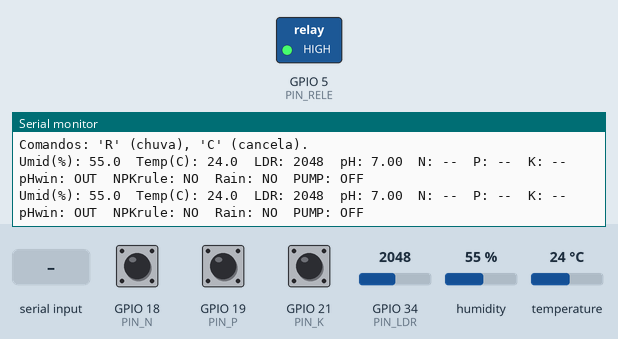
Bench run of a sketch on a simulated ESP32. On the bench: switched loads named in the sketch (green lamp = pin HIGH), the last lines printed to the serial monitor. The inputs (shaded band) are chosen by the test bench; at power-on: GPIO 18 (PIN_N) HIGH, GPIO 19 (PIN_P) HIGH, GPIO 21 (PIN_K) HIGH, GPIO 34 (PIN_LDR) = 2048, humidity 55 %, temperature 24 °C.

Above: at 2.1 s.
2.2 s: GPIO 18 (PIN_N) pulled LOW for 1.55 s
At 3.6 s:
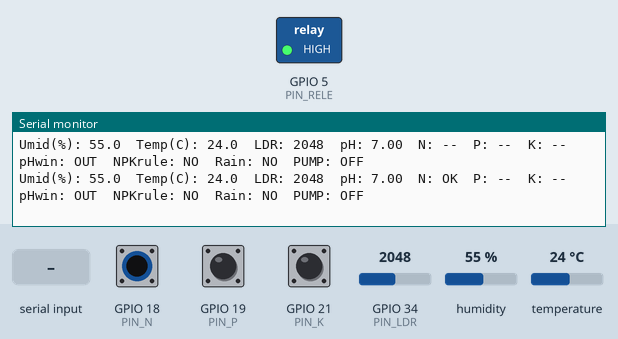
5.2 s: GPIO 19 (PIN_P) pulled LOW for 1.55 s
At 7.0 s:
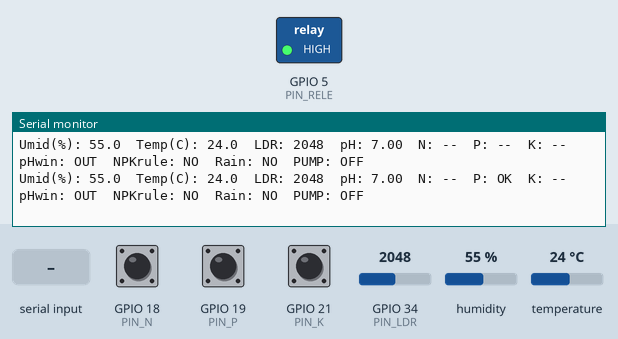
8.2 s: GPIO 21 (PIN_K) pulled LOW for 1.55 s
At 9.6 s:
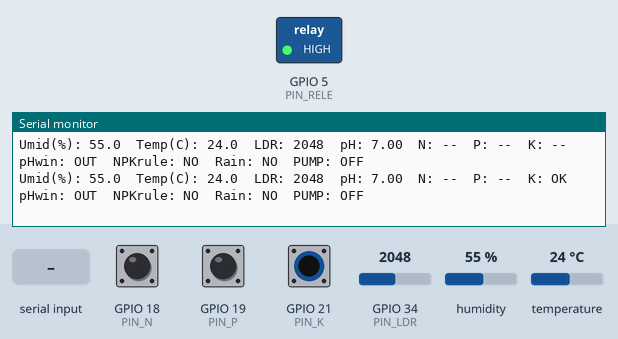
11.2 s: "R" received over Serial
At 12.2 s:
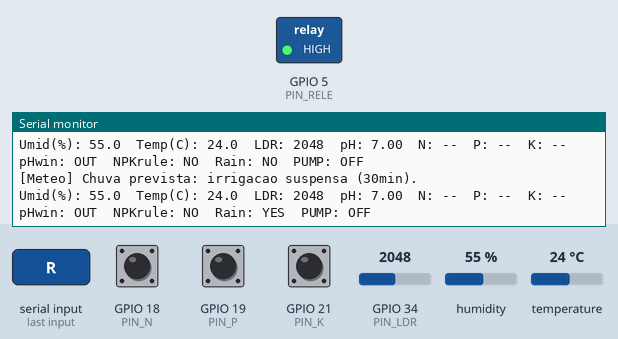
12.9 s: "C" received over Serial
At 14.4 s:
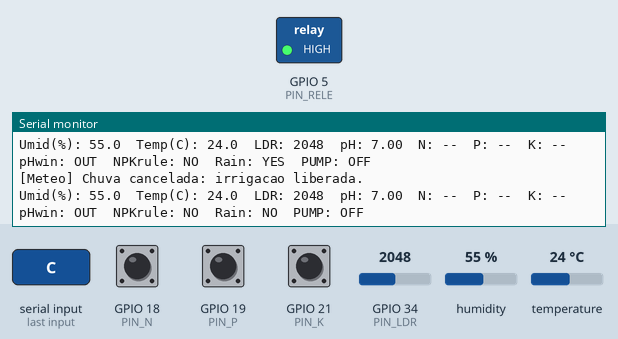
15.4 s: GPIO 18 (PIN_N) driven LOW and GPIO 19 (PIN_P) driven LOW
At 17.5 s:
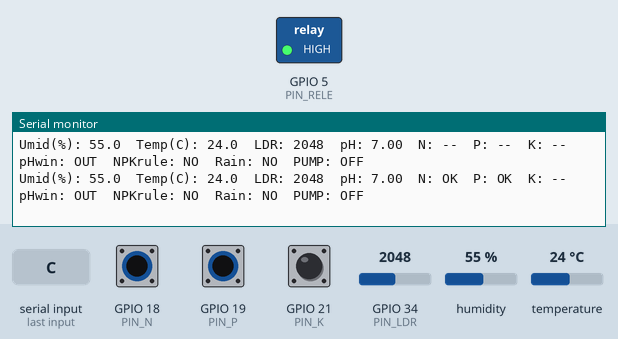

Measured:
- after the input at 2.2 s, the serial monitor: prints a new line after 0.39 s (image 1)
- after the input at 5.2 s, the serial monitor: prints a new line after 1.2 s (image 2)
- after the input at 8.2 s, the serial monitor: prints a new line after 0.68 s (image 3)
- after the input at 11.2 s, the serial monitor: prints a new line after 0.20 s (image 4)
- after the input at 12.9 s, the serial monitor: prints a new line after 1.1 s (image 5)
- after the input at 15.4 s, the serial monitor: prints a new line after 1.1 s (image 6)

The sketch:

projeto.ino
```cpp
#include <DHT.h>

#define PIN_DHT   23     // DHT22 DATA
#define PIN_LDR   34     // LDR (A0 do módulo) -> ADC
#define PIN_RELE  5      // IN do relé (ativo em LOW)
#define PIN_N     18     // Botão N
#define PIN_P     19     // Botão P
#define PIN_K     21     // Botão K

#define DHTTYPE   DHT22
DHT dht(PIN_DHT, DHTTYPE);


const float PH_MIN        = 6.0;   // janela pH aceitável
const float PH_MAX        = 6.8;
const int   HUM_ON_TH     = 45;    // liga irrigação abaixo de 45%
const int   HUM_OFF_TH    = 55;    // desliga quando >=55% (histerese)
bool requireAllNPK        = true;  // true = exige N AND P AND K

bool forecastRain = false;         // true => inibe irrigação
unsigned long rainHoldUntil = 0;
const unsigned long RAIN_HOLD_MS = 30UL * 60UL * 1000UL; // 30 min

bool  pumpOn = false;
bool  useEMA = true;
float humEMA = NAN;
const float EMA_ALPHA = 0.30f;     // filtro de umidade

const int ADC_MIN = 0;             // LDR escuro
const int ADC_MAX = 4095;          // LDR muito iluminado

static inline float clampf(float x, float lo, float hi) {
  return (x < lo) ? lo : (x > hi ? hi : x);
}

float ldrToPH(int raw) {
  float norm;
  if (ADC_MAX > ADC_MIN) norm = (float)(raw - ADC_MIN) / (float)(ADC_MAX - ADC_MIN);
  else norm = raw / 4095.0f;
  return clampf(norm, 0.0f, 1.0f) * 14.0f;
}

void setPump(bool on) {            // Relé ativo em LOW
  pumpOn = on;
  digitalWrite(PIN_RELE, on ? LOW : HIGH);
}

void maybeUpdateRainFlagFromSerial() {
  while (Serial.available() > 0) {
    char c = Serial.read();
    if (c == 'R' || c == 'r') {
      forecastRain = true;
      rainHoldUntil = millis() + RAIN_HOLD_MS;
      Serial.println(F("[Meteo] Chuva prevista: irrigacao suspensa (30min)."));
    } else if (c == 'C' || c == 'c') {
      forecastRain = false;
      rainHoldUntil = 0;
      Serial.println(F("[Meteo] Chuva cancelada: irrigacao liberada."));
    }
  }
  if (forecastRain && rainHoldUntil > 0 && millis() > rainHoldUntil) {
    forecastRain = false;
    rainHoldUntil = 0;
    Serial.println(F("[Meteo] Janela de chuva expirou."));
  }
}

void setup() {
  Serial.begin(9600);
  dht.begin();

  pinMode(PIN_RELE, OUTPUT);
  digitalWrite(PIN_RELE, HIGH); // garante bomba desligada

  pinMode(PIN_N, INPUT_PULLUP);
  pinMode(PIN_P, INPUT_PULLUP);
  pinMode(PIN_K, INPUT_PULLUP);

  Serial.println(F("FarmTech Fase 2 - ESP32/Wokwi"));
  Serial.println(F("Comandos: 'R' (chuva), 'C' (cancela)."));
}

void loop() {
  maybeUpdateRainFlagFromSerial();

  float hum = dht.readHumidity();     // %
  float tmp = dht.readTemperature();  // °C
  int   ldr = analogRead(PIN_LDR);    // 0..4095
  bool Nok = (digitalRead(PIN_N) == LOW); // pressionado = LOW (OK)
  bool Pok = (digitalRead(PIN_P) == LOW);
  bool Kok = (digitalRead(PIN_K) == LOW);

  if (isnan(hum) || isnan(tmp)) {
    Serial.println(F("[ERR] Falha ao ler DHT22."));
    delay(1200);
    return;
  }

  float humUsed;
  if (useEMA) {
    if (isnan(humEMA)) humEMA = hum;
    humEMA = EMA_ALPHA * hum + (1.0f - EMA_ALPHA) * humEMA;
    humUsed = humEMA;
  } else {
    humUsed = hum;
  }

  float ph = ldrToPH(ldr);
  bool npkOK = requireAllNPK ? (Nok && Pok && Kok) : (Nok || Pok || Kok);
  bool phOK  = (ph >= PH_MIN && ph <= PH_MAX);

  if (!forecastRain) {
    if (!pumpOn && (humUsed < HUM_ON_TH) && npkOK && phOK) {
      setPump(true);
    } else if (pumpOn && (humUsed >= HUM_OFF_TH)) {
      setPump(false);
    }
  } else {
    if (pumpOn) setPump(false);
  }

  Serial.print(F("Umid(%): ")); Serial.print(humUsed, 1);
  Serial.print(F("  Temp(C): ")); Serial.print(tmp, 1);
  Serial.print(F("  LDR: ")); Serial.print(ldr);
  Serial.print(F("  pH: ")); Serial.print(ph, 2);
  Serial.print(F("  N: ")); Serial.print(Nok ? "OK" : "--");
  Serial.print(F("  P: ")); Serial.print(Pok ? "OK" : "--");
  Serial.print(F("  K: ")); Serial.print(Kok ? "OK" : "--");
  Serial.print(F("  pHwin: ")); Serial.print(phOK ? "OK" : "OUT");
  Serial.print(F("  NPKrule: ")); Serial.print(npkOK ? "OK" : "NO");
  Serial.print(F("  Rain: ")); Serial.print(forecastRain ? "YES" : "NO");
  Serial.print(F("  PUMP: ")); Serial.println(pumpOn ? "ON" : "OFF");

  delay(1200);
}
```
